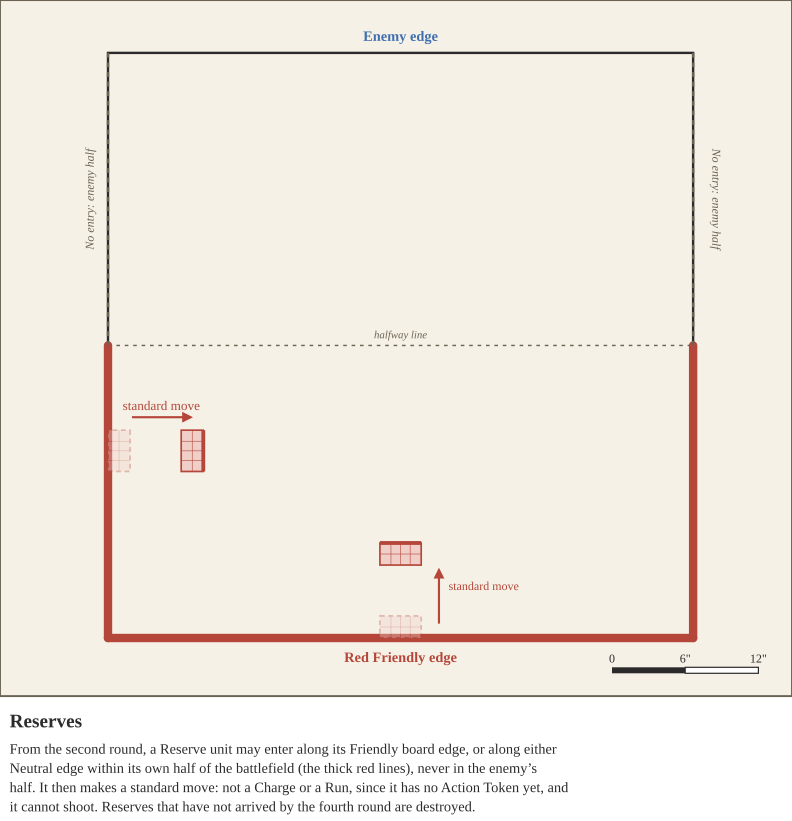

Source code (Python):
from board import *
W, H = 330, 290
s = SVG(W, H, 'Reserves', [
    'From the second round, a Reserve unit may enter along its Friendly board edge, or along either Neutral edge within its own half',
    'of the battlefield (the thick red lines), never in the enemy’s half. It then makes a standard move: not a Charge or a Run, since',
    'it has no Action Token yet, and it cannot shoot. Reserves that have not arrived by the fourth round are destroyed.'])
s.panel(0, 0, W, H)
ox, oy = 45, 22; S = bx(BOARD)
board(s, ox, oy)
for (x1, y1, x2, y2) in [(ox, oy + S, ox + S, oy + S), (ox, oy + S / 2, ox, oy + S), (ox + S, oy + S / 2, ox + S, oy + S)]:
    s.add(f'<line x1="{x1:.1f}" y1="{y1:.1f}" x2="{x2:.1f}" y2="{y2:.1f}" stroke="{C["red"]}" stroke-width="3.5" stroke-linecap="round"/>')
for (x1, y1, x2, y2) in [(ox, oy, ox, oy + S / 2), (ox + S, oy, ox + S, oy + S / 2)]:
    s.add(f'<line x1="{x1:.1f}" y1="{y1:.1f}" x2="{x2:.1f}" y2="{y2:.1f}" stroke="{C["line"]}" stroke-width="1" stroke-dasharray="2 2"/>')
s.text(ox - 6, oy + S / 4, 'No entry: enemy half', 5, C['line'], rot=-90, italic=True)
s.text(ox + S + 8, oy + S / 4, 'No entry: enemy half', 5, C['line'], rot=90, italic=True)
s.text(ox + S / 2, oy + S / 2 - 3, 'halfway line', 4.5, C['line'], italic=True)
# a reserve unit entering on the left neutral edge, then moving 6"
y0 = oy + bx(BOARD * 0.68)
mini_tray(s, ox + bx(23), y0, 2, 4, 90, 'red', ghost=True)
mini_tray(s, ox + bx(23 + 6 * IN), y0, 2, 4, 90, 'red')
mini_tray(s, ox + S / 2, oy + S - bx(23), 2, 4, 0, 'red', ghost=True)
mini_tray(s, ox + S / 2, oy + S - bx(23 + 6 * IN), 2, 4, 0, 'red')
s.arrow(ox + bx(50), y0 - 14, ox + bx(6 * IN + 20), y0 - 14, C['red'], w=0.9, label='standard move', loff=(0, -3))
s.arrow(ox + S / 2 + 16, oy + S - 6, ox + S / 2 + 16, oy + S - bx(6 * IN) + 2, C['red'], w=0.9)
s.text(ox + S / 2 + 20, oy + S - 20, 'standard move', 5, C['red'], 'start')
s.text(ox + S / 2, oy + S + 10, 'Red Friendly edge', 6, C['red'], bold=True)
s.text(ox + S / 2, oy - 5, 'Enemy edge', 6, C['blue'], bold=True)
scalebar(s, W - 75, H - 12)
print(s.save('reserves.svg'))
